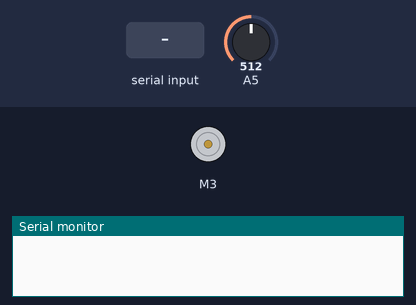
Bench run of a sketch on a simulated Arduino Uno, built with avr-gcc and run on an emulated ATmega328P. Shown: DC motor (green arrow = forward, orange = backward, longer = faster), the last lines printed to the serial monitor. Inputs (shaded band) come from the test bench; at power-on: A5 = 512.

Above: at 1.2 s.
1.3 s: "1" received over Serial
At 2.5 s:
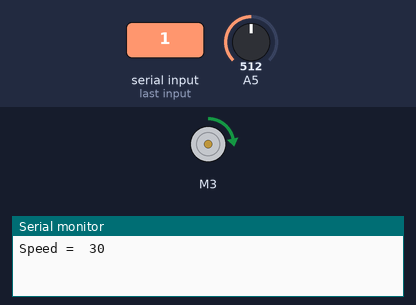
2.8 s: byte 114 ('r') received over Serial
At 3.9 s:
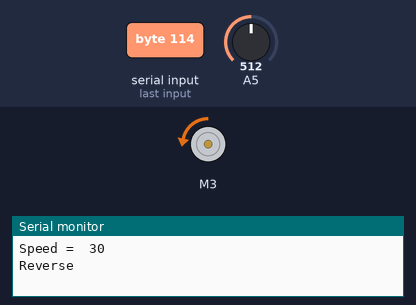
4.3 s: "p" received over Serial
At 5.1 s:
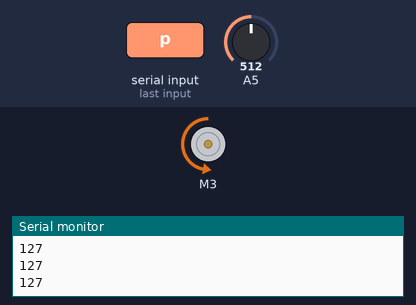
5.8 s: A5 set to 716
At 7.0 s:
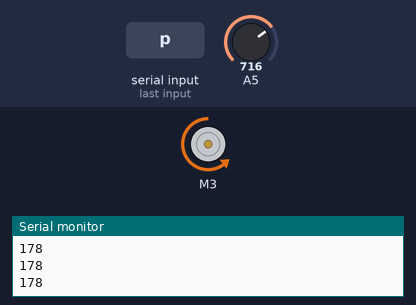
7.3 s: A5 set to 900
At 8.1 s:
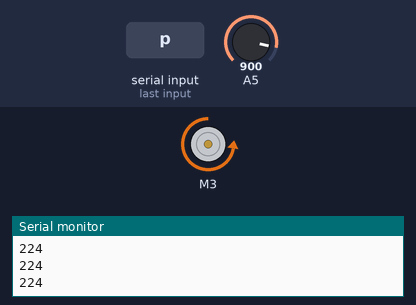
8.8 s: A5 set to 1023
At 9.3 s:
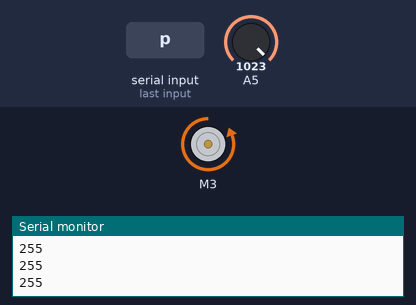
Timing chart, 0 to 11.3 s (numbered marks = the images above; inputs shaded):
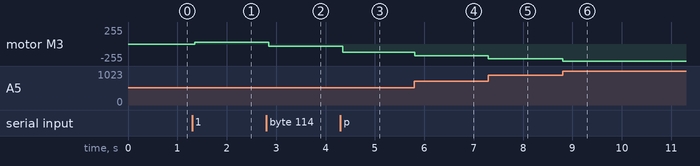

The sketch:

Motor_Shield_Test2.ino
```cpp
/*
Serial Commands:

0 = set speed 0
1 = set speed 30
2 = set speed 50
3 = set speed 100
4 = set speed 150
5 = set speed 200
6 = set speed 255
a = add 5 to speed
s = subtract 5 from speed
r = reverse directions
p = control motor speed with Pot
m = resume motor control with serial

30 is about the lowest speed turning occurs at

 */

#include <AFMotor.h>


int m_InByte              = 0;             // stores incomming serial data
int m_Speed  = 0;
int m_Direction = 0;
int m_currentread = 0;
int m_Pot = 0;
int m_potcontrol = false;

AF_DCMotor motor(3);

void setup() {
  Serial.begin(9600);
}

void loop() {

  m_currentread = analogRead(A5);
  m_Pot = map(m_currentread, 0, 1023, 0, 255);

  if(m_potcontrol == false){
  motor.setSpeed(m_Speed);
  }
  else{
  motor.setSpeed(m_Pot);
  Serial.println(m_Pot);
  }

  if(m_Direction == 0){
  motor.run(FORWARD);
  }
  else{
  motor.run(BACKWARD);
  }

    if(Serial.available() > 0){          // If you want to see how many drops have passed and reset the counter, send anything in serial monitor except "r"
    m_InByte = Serial.read();
    if(m_InByte == '1'){               // if "r" is entered into serial, reset
      Serial.print("Speed =  ");
       m_Speed = 30;
       Serial.println(m_Speed);
       PurgeSerialInput();
      }
    else if(m_InByte == '2'){
      Serial.print("Speed =  ");
      m_Speed = 50;
      Serial.println(m_Speed);
      PurgeSerialInput();
      }
    else if(m_InByte == '3'){
      Serial.print("Speed =  ");
      m_Speed = 100;
      Serial.println(m_Speed);
      PurgeSerialInput();
      }
    else if(m_InByte == '4'){
      Serial.print("Speed =  ");
      m_Speed = 150;
      Serial.println(m_Speed);
      PurgeSerialInput();
      }
    else if(m_InByte == '5'){
      Serial.print("Speed =  ");
      m_Speed = 200;
      Serial.println(m_Speed);
      PurgeSerialInput();
      }
    else if(m_InByte == '6'){
      Serial.print("Speed =  ");
      m_Speed = 255;
      Serial.println(m_Speed);
      PurgeSerialInput();
      }
    else if(m_InByte == '0'){
      Serial.print("Speed =  ");
      m_Speed = 0;
      Serial.println(m_Speed);
      PurgeSerialInput();
      }
    else if(m_InByte == 'a'){
      Serial.print("Speed +5:  ");
      m_Speed = m_Speed + 5;
      Serial.println(m_Speed);
      PurgeSerialInput();
      }
    else if(m_InByte == 's'){
      Serial.print("Speed -5:  ");
      m_Speed = m_Speed - 5;
      Serial.println(m_Speed);
      PurgeSerialInput();
      }
    else if(m_InByte == 'p'){
      Serial.println("Speed   :  Pot Control");
      m_potcontrol = true;
      PurgeSerialInput();
      }
   else if(m_InByte == 'm'){
      Serial.println("Speed   :  Serial Control");
      m_potcontrol = false;
      PurgeSerialInput();
      }
    else if(m_InByte == 'r'){
      Serial.println("Reverse");
      if(m_Direction == 0){m_Direction = 1;}
      else {m_Direction = 0;}
      PurgeSerialInput();
      }
    else {
      Serial.println("Not Valid Command");
      PurgeSerialInput();
      }

  }
 }


 void PurgeSerialInput()            // Removes the values from the serial input buffer
{
 delay(50);
 while(Serial.available())
  {Serial.read();}
}

/*
void PotControl(){
while(1){
  m_currentread = analogRead(A5);
  m_Pot = map(m_currentread, 0, 1023, 0, 255);
  motor.setSpeed(m_Pot);
  Serial.print("Speed  =  ");
  Serial.println(m_Pot);

  if(Serial.available() > 0){          // If you want to see how many drops have passed and reset the counter, send anything in serial monitor except "r"
    m_InByte = Serial.read();
    if(m_InByte == 'm'){               // RESUME serial controls
      Serial.println("Speed  :  Serial Control");
      break;
    }
}
}
}
*/
```

Measured:
- after the input at 1.3 s, motor M3: stopped → forward 30/255 after 0.05 s
- after the input at 2.8 s, motor M3: forward 30/255 → backward 30/255 after 0.05 s
- after the input at 4.3 s, motor M3: backward 30/255 → backward 127/255 after 0.05 s
- after the input at 5.8 s, motor M3: backward 127/255 → backward 178/255 at once
- after the input at 7.3 s, motor M3: backward 178/255 → backward 224/255 at once
- after the input at 8.8 s, motor M3: backward 224/255 → backward 255/255 at once
